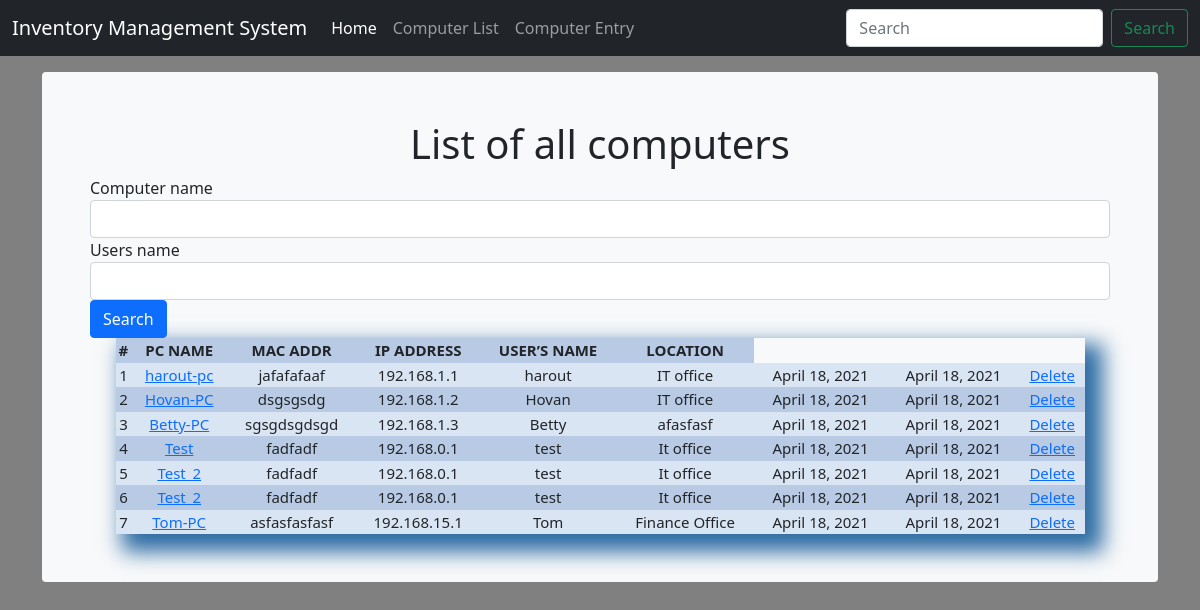
/computer_list/, run on an earlier commit of the app's database.
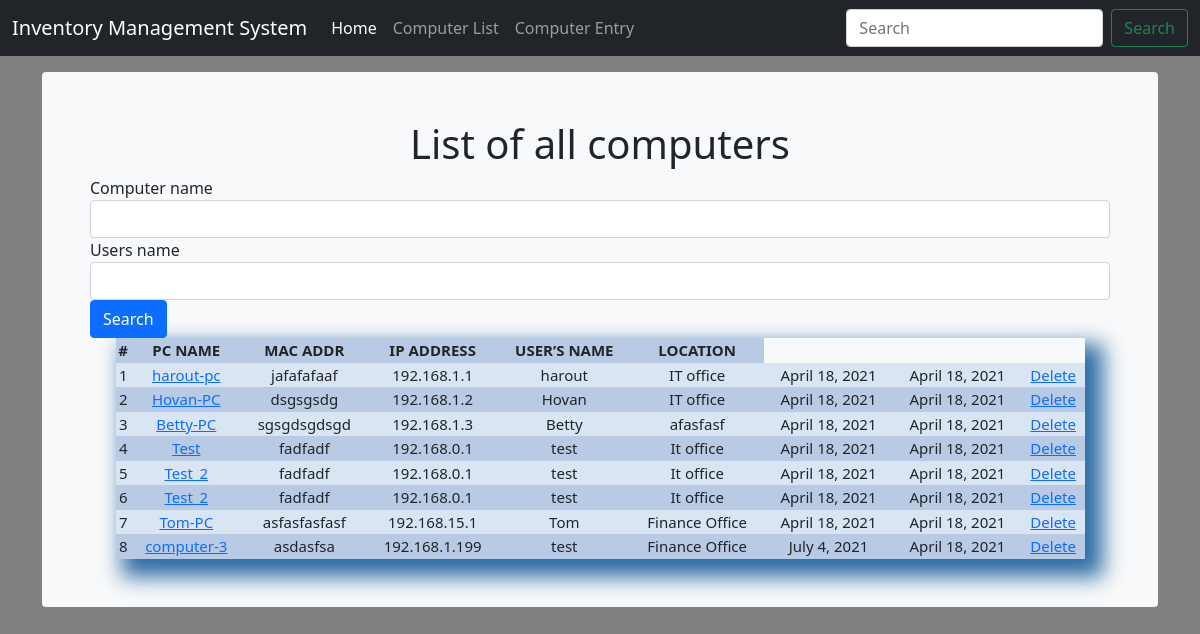
And on a later commit of the database.
### djangoapp/models.py (models this page shows, shortened)
class Computer(models.Model):
    computer_name = models.CharField(max_length=30, blank=True)
    IP_address = models.CharField(max_length=30, blank=True)
    MAC_address = models.CharField(max_length=30, blank=True)
    operating_system = models.ForeignKey(Operating_system,on_delete = models.CASCADE, blank=True, null=True)
    users_name = models.CharField(max_length=30, blank=True)
    location = models.CharField(max_length=30, blank=True)
    purchase_date = models.DateField("Purchase Date(mm/dd/yyyy)",auto_now_add=False, auto_now=False, blank=True,null=True)
    timestamp = models.DateField(auto_now_add=True, auto_now=False, blank=True)

### djangoapp/views.py (the view)
# urls.py: url(r'^computer_list/$', computer_list, name='computer_list'),
def computer_list(request):
    title = 'List of all computers'
    queryset = Computer.objects.all()
    form = ComputerSearchForm(request.POST or None)
    context = {"title": title,"queryset": queryset,"form":form ,}
    if request.method == 'POST':
        queryset = Computer.objects.all().order_by('-timestamp').filter(computer_name__icontains=form['computer_name'].value(),users_name__icontains=form['users_name'].value())
        context = {"title": title,"queryset": queryset,"form": form,}
    return render(request, "computer_list.html",context)

### djangoapp/forms.py
class ComputerSearchForm(forms.ModelForm):
    class Meta:
        model = Computer
        fields = ['computer_name', 'users_name']

### djangoapp/templates/computer_list.html (shortened to what this page needs)
{% load static %}
{% load crispy_forms_tags %}
<!doctype html>
<html lang="en">
  <head>
<link href="{% static 'css/bootstrap.min.css' %}"  rel="stylesheet">
    <link href="{% static 'css/stylesheet.css' %}" rel="stylesheet">
    <link href="{% static 'css/navbar-top-fixed.css'%}" rel="stylesheet">
  </head>
  <body>
    {% include 'navbar.html' %}
<main class="container">
  <div class="bg-light p-5 rounded">
    <h1 class="title">{{title}}</h1>
    <form method="post" action="">
      {{form|crispy}}
      <input class="btn btn-primary" type="submit" value="Search" />
      </form>
    <table>
        <tr>
            <th>#</th>
            <th>PC NAME</th>
            <th>MAC ADDR</th>
            <th>IP ADDRESS</th>
            <th>USER’S NAME</th>
            <th>LOCATION</th>
        </tr>
        {% for instance in queryset %}
        <tr>
            <td>{{forloop.counter}}</td>
            <td><a href="{% url 'computer_edit' id=instance.id %}"> {{instance.computer_name}}</td>
            <td>{{instance.MAC_address}}</td>
            <td>{{instance.IP_address}}</td>
            <td>{{instance.users_name}}</td>
            <td>{{instance.location}}</td>
            <td>{{instance.purchase_date}}</td>
            <td>{{instance.timestamp}}</td>
            <td><a href="{% url 'computer_delete' id=instance.id %}">Delete</a></td>
        </tr>
        {% endfor %}
    </table>
  </div>
</main>
  </body>
</html>

What changed in the data, as far as the page shows it:
added Computer: computer_name "computer-3", MAC_address "asdasfsa", IP_address "192.168.1.199", users_name "test", location "Finance Office", purchase_date "July 4, 2021", timestamp "April 18, 2021"
